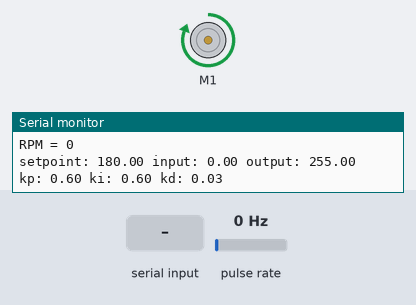
Simulated run of this sketch. Board: Arduino Uno, built with avr-gcc and run on an emulated ATmega328P. Parts: DC motor (green arrow = forward, orange = backward, longer = faster), the last lines printed to the serial monitor. Wiring (inferred from the names in the program): pulse sensor: data pin 2. Inputs (shaded band) come from the test bench; at power-on: pulse rate 0 Hz. Random numbers use the default seed unless the sketch sets one.

Above: at 1.2 s.
1.3 s: pulse rate (sensor on pin 2) set to 196 Hz
At 2.5 s:
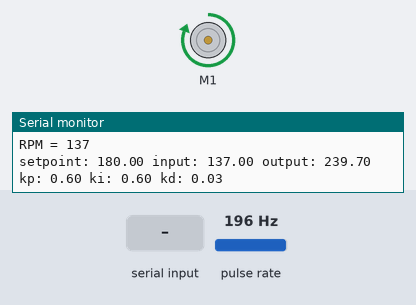
4.3 s: "1" received over Serial
6.0 s: "0" received over Serial
At 8.42 s:
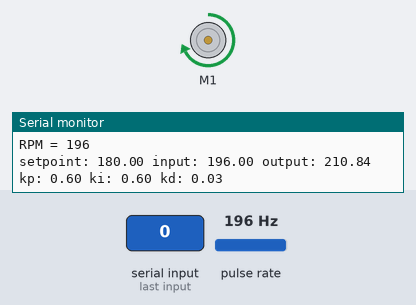
9.0 s: pulse rate (sensor on pin 2) set to 4 Hz
12.0 s: pulse rate (sensor on pin 2) set to 182 Hz
At 14.3 s:
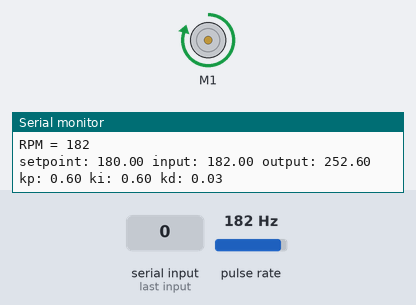
Timing chart, 0 to 16.0 s (numbered marks = the images above; inputs shaded):
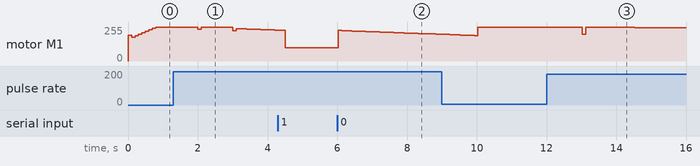

The sketch:

AutoTune_Example.ino
```cpp
#include <AFMotor.h>
AF_DCMotor motorl(1);
int encoder_pin = 2;  // The pin the encoder is connected
unsigned int rpm;     // rpm reading
volatile byte pulses;  // number of pulses
unsigned long timeold;
// The number of pulses per revolution
// depends on your index disc!!
unsigned int pulsesperturn = 40;

 void counter()
 {
    //Update count
      pulses++;
 }
 //*************************
#include <PID_v1.h>
#include <PID_AutoTune_v0.h>

byte ATuneModeRemember=2;
double input=80, output=50, setpoint=180;
double kp=.6,ki=0.6,kd=.03;

double kpmodel=1.5, taup=100, theta[50];
double outputStart=5;
double aTuneStep=50, aTuneNoise=1, aTuneStartValue=100;
unsigned int aTuneLookBack=20;

boolean tuning = false;
unsigned long  modelTime, serialTime;

PID myPID(&input, &output, &setpoint,kp,ki,kd, DIRECT);
PID_ATune aTune(&input, &output);

//set to false to connect to the real world
boolean useSimulation = false;

void setup()
{
  // encoder************************************8
  //Serial.begin(9600);
    //Use statusPin to flash along with interrupts
   pinMode(encoder_pin, INPUT);

   //Interrupt 0 is digital pin 2, so that is where the IR detector is connected
   //Triggers on FALLING (change from HIGH to LOW)
   attachInterrupt(0, counter, FALLING);
   // Initialize
   pulses = 0;
   rpm = 0;
   timeold = 0;
//End encoder********************************
  if(useSimulation)
  {
    for(byte i=0;i<50;i++)
    {
      theta[i]=outputStart;
    }
    modelTime = 0;
  }
  //Setup the pid
  myPID.SetMode(AUTOMATIC);

  if(tuning)
  {
    tuning=false;
    changeAutoTune();
    tuning=true;
  }

  serialTime = 0;
  Serial.begin(9600);
    motorl.setSpeed (100);
   motorl.run(FORWARD);

}

void loop()
{
  //Speed encoder
  if (millis() - timeold >= 1000){  /*Uptade every one second, this will be equal to reading frecuency (Hz).*/

  //Don't process interrupts during calculations
   detachInterrupt(0);
   //Note that this would be 60*1000/(millis() - timeold)*pulses if the interrupt
   //happened once per revolution
   rpm = (60 * 1000 / pulsesperturn )/ (millis() - timeold)* pulses;
   timeold = millis();
   pulses = 0;

   //Write it out to serial port
   Serial.print("RPM = ");
   Serial.println(rpm,DEC);
   //Restart the interrupt processing
   attachInterrupt(0, counter, FALLING);
   }
   //EndSpeed encoder

  unsigned long now = millis();

  if(!useSimulation)
  { //pull the input in from the real world
   // input = analogRead(0);
    input = rpm;
  }

  if(tuning)
  {
    byte val = (aTune.Runtime());
    if (val!=0)
    {
      tuning = false;
    }
    if(!tuning)
    { //we're done, set the tuning parameters
      kp = aTune.GetKp();
      ki = aTune.GetKi();
      kd = aTune.GetKd();
      myPID.SetTunings(kp,ki,kd);
      AutoTuneHelper(false);
    }
  }
  else myPID.Compute();

  if(useSimulation)
  {
    theta[30]=output;
    if(now>=modelTime)
    {
      modelTime +=100;
      DoModel();
    }
  }
  else
  {
     analogWrite(0,output);
      motorl.setSpeed (output);
   motorl.run(FORWARD);
  }

  //send-receive with processing if it's time
  if(millis()>serialTime)
  {
    SerialReceive();
    SerialSend();
    serialTime+=500;
  }
}

void changeAutoTune()
{
 if(!tuning)
  {
    //Set the output to the desired starting frequency.
    output=aTuneStartValue;
    aTune.SetNoiseBand(aTuneNoise);
    aTune.SetOutputStep(aTuneStep);
    aTune.SetLookbackSec((int)aTuneLookBack);
    AutoTuneHelper(true);
    tuning = true;
  }
  else
  { //cancel autotune
    aTune.Cancel();
    tuning = false;
    AutoTuneHelper(false);
  }
}

void AutoTuneHelper(boolean start)
{
  if(start)
    ATuneModeRemember = myPID.GetMode();
  else
    myPID.SetMode(ATuneModeRemember);
}


void SerialSend()
{
  Serial.print("setpoint: ");Serial.print(setpoint); Serial.print(" ");
  Serial.print("input: ");Serial.print(input); Serial.print(" ");
  Serial.print("output: ");Serial.print(output); Serial.print(" ");
  if(tuning){
    Serial.println("tuning mode");
  } else {
    Serial.print("kp: ");Serial.print(myPID.GetKp());Serial.print(" ");
    Serial.print("ki: ");Serial.print(myPID.GetKi());Serial.print(" ");
    Serial.print("kd: ");Serial.print(myPID.GetKd());Serial.println();
  }
}

void SerialReceive()
{
  if(Serial.available())
  {
   char b = Serial.read();
   Serial.flush();
   if((b=='1' && !tuning) || (b!='1' && tuning))changeAutoTune();
  }
}

void DoModel()
{
  //cycle the dead time
  for(byte i=0;i<49;i++)
  {
    theta[i] = theta[i+1];
  }
  //compute the input
  input = (kpmodel / taup) *(theta[0]-outputStart) + input*(1-1/taup) + ((float)random(-10,10))/100;

}
```

Measured:
- after the input at 1.3 s, motor M1: forward 255/255 → forward 239/255 after 0.70 s, → forward 255/255 0.10 s later, → forward 226/255 0.90 s later, → forward 243/255 0.10 s later, … (15 changes in this stretch)
- after the input at 6.0 s, motor M1: forward 100/255 → forward 229/255 at once, → forward 228/255 0.10 s later, → forward 227/255 0.10 s later, → forward 226/255 0.10 s later, … (29 changes in this stretch)
- after the input at 12.0 s, motor M1: forward 255/255 → forward 200/255 after 1.0 s, → forward 253/255 0.10 s later, → forward 252/255 0.50 s later, → forward 251/255 0.90 s later, … (5 changes in this stretch)
